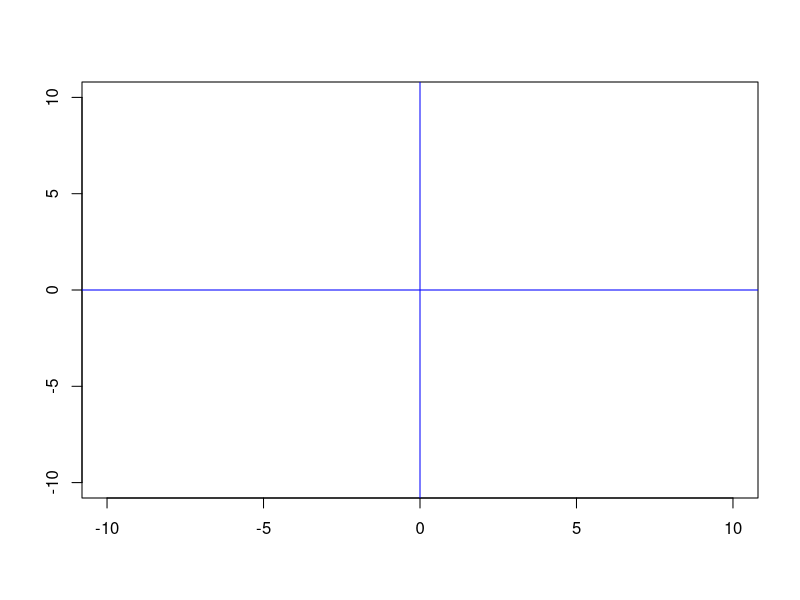
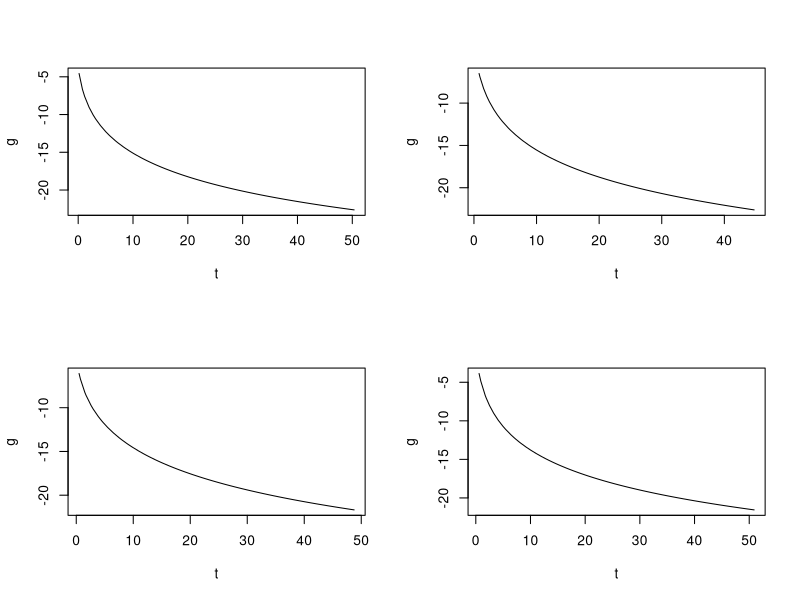

Here is the R script that generated these plots, in order:
## ---- chunk 1
plot(NULL, xlab="", ylab="", xlim=c(-10, 10), ylim=c(-10, 10), axes = TRUE)
abline(v=0, col = "blue")
abline(h=0, col = "blue")
## ---- chunk 2
#' @param fx handle to function in question
#' @param rx handle to function that returns a sequence of feasible sequence t and x + tv
#' @param nRow number of row plots
#' @param nCol number of column plots
plot_restrictions <- function(fx, rx, nRow=3, nCol=3) {
  
}
## ---- chunk 3
fx <- function(X) {
  if (nrow(X) != ncol(X)) stop("'X' must be a square matrix")
  detX <- det(X)
  if (detX <= 0) stop("'X' must be positive definite")
  return(-log(det(X)))
}

rx <- function(n = 5, nt = 1e2) {
  ## Create positive definite X
  svdS <- svd(matrix(rnorm(n**2),n,n))
  U <- svdS$u
  X <- U %*% diag(1+rnorm(n)**2) %*% t(U)
  
  ## Create positive definite V
  svdS <- svd(matrix(rnorm(n**2),n,n))
  U <- svdS$u
  V <- U %*% diag(1+rnorm(n)**2) %*% t(U)
  
  ## Create sequence positive increasing sequence t and Z
  Z <- vector(mode="list", length=nt)
  t <- cumsum(runif(nt))
  for (i in 1:nt) {
    Z[[i]] <- X + t[i]*V
  }
  return(list(t=t, Z=Z))
}
## ---- chunk 4
nRow <- nCol <- 2
par(mfrow=c(nRow, nCol))
for (i in 1:(nRow*nCol)) {
  rand_rest <- rx()
  t <- rand_rest$t
  Z <- rand_rest$Z
  nt <- length(t)
  g <- double(nt)
  for (i in 1:nt) {
    g[i] <- fx(Z[[i]])
  }
  plot(t,g,type='l')
}
